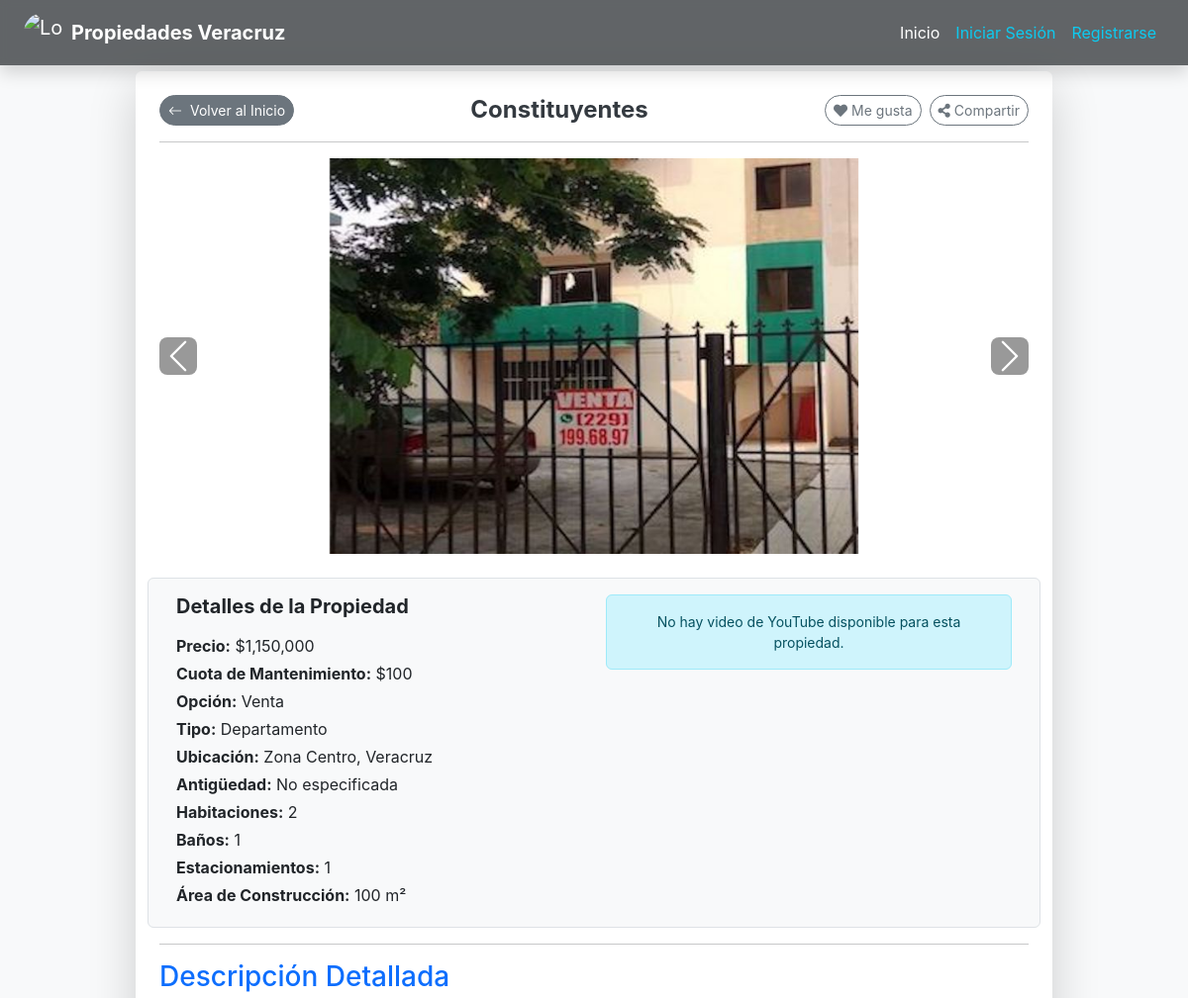
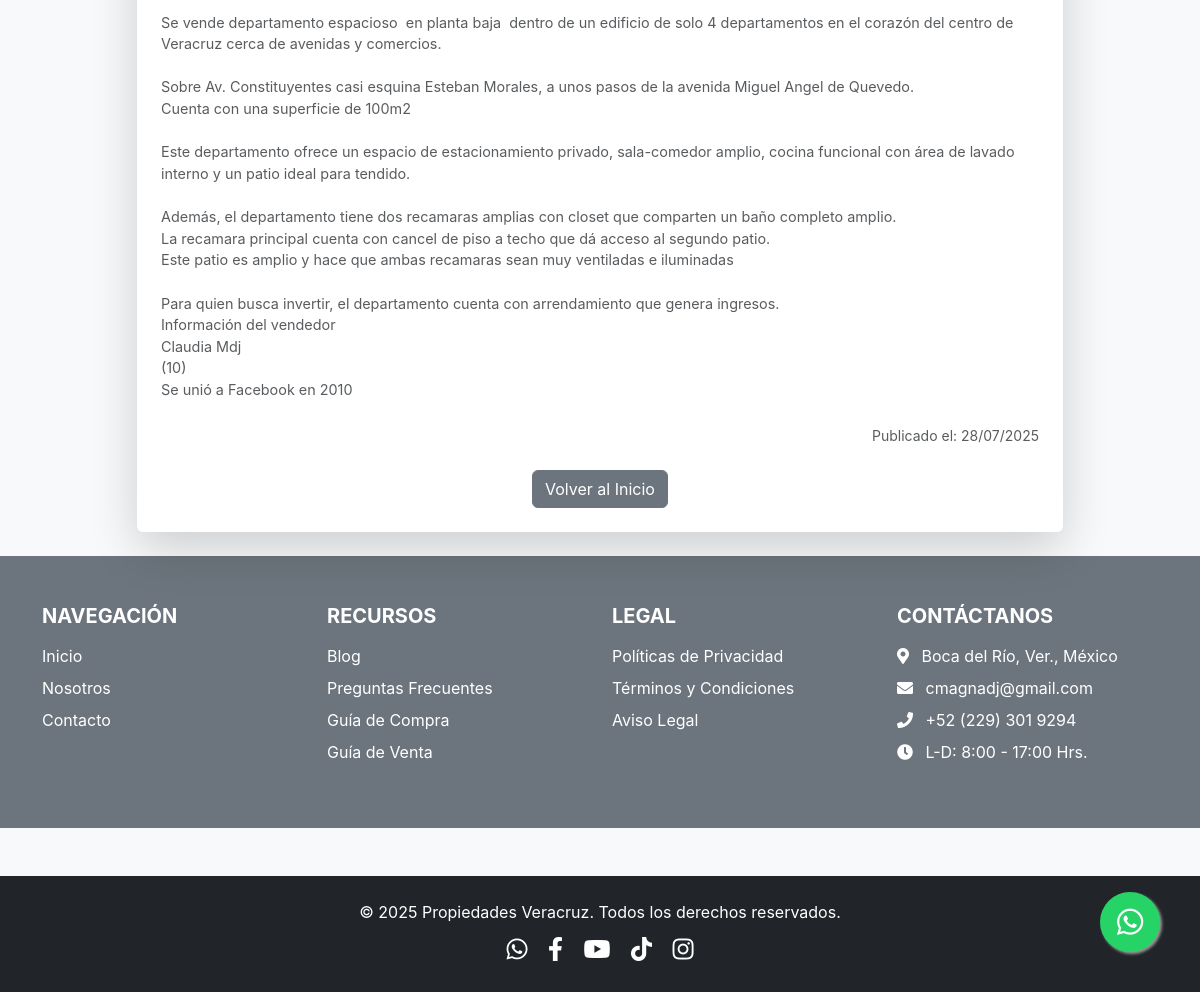
The page /property/15 on the database its author committed (2 pictures, top to bottom).
### models.py (models this page shows, shortened)
class Property(db.Model):
    __tablename__ = 'property'
    id = db.Column(db.Integer, primary_key=True)
    titulo = db.Column(db.String(100), nullable=False)
    descripcion = db.Column(db.Text, nullable=False)
    precio = db.Column(db.Numeric(10, 2), nullable=False)
    ubicacion = db.Column(db.String(200), nullable=False)
    municipio = db.Column(db.String(100), nullable=False)
    property_options = db.Column(db.String(100), nullable=False) # Venta, Renta, etc.
    tipo_propiedad = db.Column(db.String(50), nullable=False) # Casa, Departamento, Terreno, etc.
    num_habitaciones = db.Column(db.Integer, nullable=True)
    num_banos = db.Column(db.Integer, nullable=True)
    num_medios_banos = db.Column(db.Integer, default=0)
    num_estacionamientos = db.Column(db.Integer, default=0)
    area_construccion_metros_cuadrados = db.Column(db.Numeric(10, 2), nullable=True) # CAMBIO: Numeric
    area_terreno_metros_cuadrados = db.Column(db.Numeric(10, 2), nullable=True) # CAMBIO: Numeric
    antiguedad_tipo = db.Column(db.String(50), nullable=True)
    antiguedad_anos = db.Column(db.Integer, nullable=True)
    cuota_mantenimiento = db.Column(db.Numeric(10, 2), default=0.0) # CAMBIO: Numeric
    fecha_publicacion = db.Column(db.DateTime, default=datetime.now(timezone.utc))
    youtube_video_url = db.Column(db.String(255), nullable=True)
    agente_id = db.Column(db.Integer, db.ForeignKey('user.id'), nullable=False)
    images = db.relationship('PropertyImage', backref='property', lazy=True, cascade="all, delete-orphan")
    def get_youtube_video_id(self):
        if not self.youtube_video_url:
            return None
    def get_youtube_thumbnail_url(self):
        video_id = self.get_youtube_video_id()
        if video_id:
            return f"https://img.youtube.com/vi/{video_id}/hqdefault.jpg"
        return None

class PropertyImage(db.Model):
    __tablename__ = 'property_image' # Añadido nombre de tabla explícito
    id = db.Column(db.Integer, primary_key=True)
    filename = db.Column(db.String(100), nullable=False)
    path = db.Column(db.String(200), nullable=True) # Ruta relativa del archivo (ej. 'uploads/1/foto.jpg')
    property_id = db.Column(db.Integer, db.ForeignKey('property.id'), nullable=False)
    is_main = db.Column(db.Boolean, default=False) # Para identificar la imagen principal

### app.py (the view)
@main.route("/property/<int:property_id>")
def property_detail(property_id):
    property_data = db.session.get(Property, property_id) # Usar db.session.get() para la propiedad
    if not property_data:
        flash('La propiedad solicitada no existe.', 'danger')
        return redirect(url_for('main.home'))
    if property_data.images:
        sorted_images = sorted(property_data.images, key=lambda img: (not img.is_main, img.id))
        property_data.images = sorted_images # Asigna la lista ordenada de vuelta al atributo images
    return render_template('property_detail.html', title=property_data.titulo, property=property_data)

### templates/property_detail.html (shortened to what this page needs)
{% extends "base.html" %}
{% block content %}
<div class="container my-4 ">
    <div class="row justify-content-center">
        <div class="col-lg-10 col-md-12">
            <div class="card shadow-lg border-0 rounded-lg">
                <div class="card-body p-4">
                    <div class="row align-items-center mb-3 g-2">
                        <div class="col-auto">
                            <a href="{{ url_for('main.home') }}" class="btn btn-secondary btn-sm rounded-pill">
                                <i class="bi bi-arrow-left me-1"></i> Volver al Inicio
                            </a>
                        </div>
                        <div class="col text-center">
                            <h2 class="card-title text-primary display-6 fw-bold mb-0">{{ property.titulo }}</h2>
                        </div>
                        <div class="col-auto d-flex gap-2 justify-content-end">
                            <button type="button" class="btn btn-outline-secondary btn-sm rounded-pill d-flex align-items-center gap-1">
                                <i class="fas fa-heart"></i> Me gusta
                            </button>
                            <button type="button" class="btn btn-outline-secondary btn-sm rounded-pill d-flex align-items-center gap-1">
                                <i class="fas fa-share-alt"></i> Compartir
                            </button>
                        </div>
                    </div>
                    <hr class="my-3">
                    {% if property.images %}
                    <div id="propertyCarousel" class="carousel slide mb-4" data-bs-ride="carousel">
                        <div class="carousel-inner rounded">
                            {% for image in property.images %}
                            <div class="carousel-item {% if loop.first %}active{% endif %}">
                                {% if image.path %}
                                    <img src="{{ url_for('static', filename=image.path) }}" class="d-block w-100 property-carousel-img" alt="Imagen de propiedad">
                                {% else %}
                                    <img src="{{ url_for('static', filename='img/banners/placeholder.png') }}" class="d-block w-100 property-carousel-img" alt="Imagen no disponible">
                                {% endif %}
                            </div>
                            {% endfor %}
                        </div>
                        {% if property.images|length > 1 %}
                        <button class="carousel-control-prev" type="button" data-bs-target="#propertyCarousel" data-bs-slide="prev">
                            <span class="carousel-control-prev-icon" aria-hidden="true"></span>
                        </button>
                        <button class="carousel-control-next" type="button" data-bs-target="#propertyCarousel" data-bs-slide="next">
                            <span class="carousel-control-next-icon" aria-hidden="true"></span>
                        </button>
                        {% endif %}
                    </div>
                    {% else %}
                    <div class="text-center mb-4">
                        <img src="{{ url_for('static', filename='img/banners/placeholders/no_image.png') }}" class="img-fluid rounded shadow-sm" alt="No hay imagen disponible">
                        <p class="text-muted mt-2">No hay imágenes disponibles para esta propiedad.</p>
                    </div>
                    {% endif %}
                    <div class="row mb-3 p-3 border rounded bg-light">
                        <div class="col-md-6">
                            <h5 class="fw-bold mb-3">Detalles de la Propiedad</h5>
                            <p class="text-sm mb-1"><strong>Precio:</strong> ${{ "{:,.0f}".format(property.precio) if property.precio % 1 == 0 else "{:,.2f}".format(property.precio) }}</p>
                            {% if property.cuota_mantenimiento %}
                                <p class="text-sm mb-1"><strong>Cuota de Mantenimiento:</strong> ${{ "{:,.0f}".format(property.cuota_mantenimiento) if property.cuota_mantenimiento % 1 == 0 else "{:,.2f}".format(property.cuota_mantenimiento) }}</p>
                            {% endif %}
                            <p class="text-sm mb-1"><strong>Opción:</strong> {{ property.property_options }}</p>
                            <p class="text-sm mb-1"><strong>Tipo:</strong> {{ property.tipo_propiedad }}</p>
                            <p class="text-sm mb-1"><strong>Ubicación:</strong> {{ property.ubicacion }}, {{ property.municipio }}</p>
                            <p class="text-sm mb-1"><strong>Antigüedad:</strong>
                                {% if property.antiguedad_tipo == 'new' %}
                                    Nueva
                                {% elif property.antiguedad_tipo == 'years' and property.antiguedad_anos is not none %}
                                    {{ property.antiguedad_anos }} años
                                {% else %}
                                    No especificada
                                {% endif %}
                            </p>
                            {% if property.num_habitaciones %}
                                <p class="text-sm mb-1"><strong>Habitaciones:</strong> {{ property.num_habitaciones }}</p>
                            {% endif %}
                            {% if property.num_banos %}
                                <p class="text-sm mb-1"><strong>Baños:</strong> {{ property.num_banos }}{% if property.num_medios_banos %}.5{% endif %}</p>
                            {% endif %}
                            {% if property.num_estacionamientos %}
                                <p class="text-sm mb-1"><strong>Estacionamientos:</strong> {{ property.num_estacionamientos }}</p>
                            {% endif %}
                            {% if property.area_construccion_metros_cuadrados %}
                                <p class="text-sm mb-1"><strong>Área de Construcción:</strong> {{ "{:,.0f}".format(property.area_construccion_metros_cuadrados) }} m²</p>
                            {% endif %}
                        </div>
                        <div class="col-md-6 mt-3 mt-md-0">
                            {% set youtube_video_id = property.get_youtube_video_id() %}
                            {% set youtube_thumbnail_url = property.get_youtube_thumbnail_url() %}
                            {% if youtube_video_id and youtube_thumbnail_url %}
                                <h5 class="fw-bold mb-2">Video de la Propiedad</h5>
                                <div class="embed-responsive embed-responsive-16by9 position-relative overflow-hidden" style="padding-bottom: 56.25%; height: 0;">
                                    <a href="https://www.youtube.com/watch?v={{ youtube_video_id }}" target="_blank" rel="noopener noreferrer" class="d-block w-100 h-100 position-absolute top-0 start-0">
                                        <img src="{{ youtube_thumbnail_url }}" class="img-fluid w-100 h-100 object-fit-cover" alt="Miniatura de Video de YouTube">
                                        <div class="position-absolute top-0 start-0 w-100 h-100 d-flex justify-content-center align-items-center bg-dark bg-opacity-50">
                                            <i class="fab fa-youtube text-white" style="font-size: 4rem;"></i>
                                        </div>
                                    </a>
                                </div>
                                <p class="text-center mt-2 small text-muted">Haz clic para ver el video en YouTube</p>
                            {% else %}
                                <div class="alert alert-info text-center small" role="alert">
                                    No hay video de YouTube disponible para esta propiedad.
                                </div>
                            {% endif %}
                        </div>
                    </div>
                    <hr>
                    <h3 class="text-primary mb-3">Descripción Detallada</h3>
                    <p class="card-text text-muted" style="white-space: pre-wrap;">{{ property.descripcion }}</p>
                    <p class="text-end text-muted small mt-4">Publicado el: {{ property.fecha_publicacion.strftime('%d/%m/%Y') }}</p>
                    <div class="text-center mt-4">
                        <a href="{{ url_for('main.home') }}" class="btn btn-secondary">Volver al Inicio</a>
                    </div>
                </div>
            </div>
        </div>
    </div>
</div>
{% endblock content %}

### static/style.css (style rules this page uses)
html, body { height: 100%; margin: 0; font-family: 'Inter', sans-serif; background-color: #f8f9fa; color: #343a40; }
.container h2.text-primary { font-size: 1.5rem; color: #343a40 !important; }
.card-title { font-size: 1.4rem; margin-bottom: 0.5rem; }
.card-text.text-muted { font-size: 0.9rem; }
.property-carousel-img { max-height: 400px; object-fit: contain; width: 100%; }
.carousel-control-prev-icon, .carousel-control-next-icon { background-color: rgba(0, 0, 0, 0.5); padding: 1.2rem; border-radius: 0.5rem; }
.carousel-control-prev, .carousel-control-next { width: auto; opacity: 0.8; transition: opacity 0.3s ease; }

### rows shown on the page
Property: titulo "Constituyentes", precio "1,150,000", cuota_mantenimiento "100", property_options "Venta", tipo_propiedad "Departamento", ubicacion "Zona Centro", municipio "Veracruz", num_habitaciones "2", num_banos "1", num_estacionamientos "1", area_construccion_metros_cuadrados "100", descripcion "Se vende departamento espacioso en planta baja dentro de un edificio de solo 4 departamentos en el corazón del centro de Veracruz cerca de avenidas y comercios. Sobre Av. Constituyentes casi esquina Esteban Morales, a unos pasos de la avenida Miguel Angel de Quevedo. Cuenta con una superficie de 100m2 Este departamento ofrece un espacio de estacionamiento privado, sala-comedor amplio, cocina funcional con área de lavado interno y un patio ideal para tendido. Además, el departamento tiene dos recamaras amplias con closet que comparten un baño completo amplio. La recamara principal cuenta con cancel de piso a techo que dá acceso al segundo patio. Este patio es amplio y hace que ambas…", fecha_publicacion "28/07/2025"
PropertyImage: path (picture)
